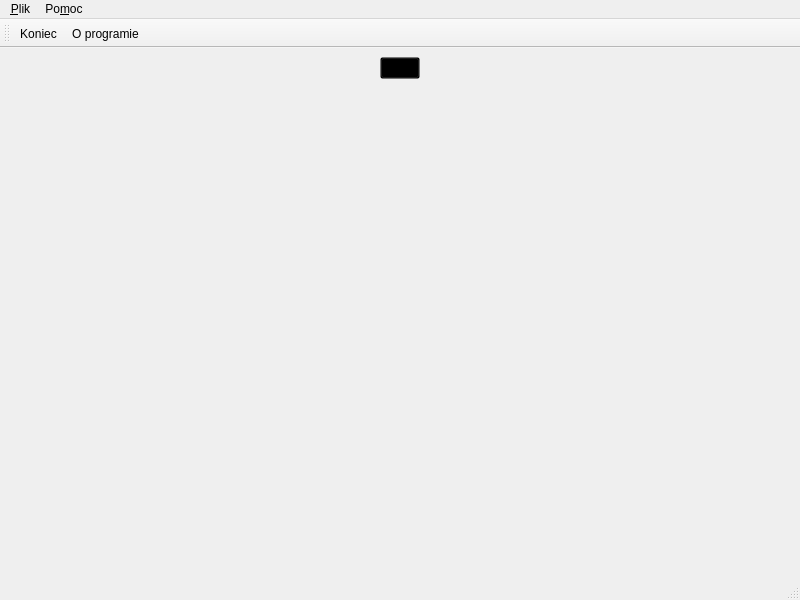
<?xml version="1.0" encoding="UTF-8"?>
<ui version="4.0">
 <class>MainWindow</class>
 <widget class="QMainWindow" name="MainWindow">
  <property name="geometry">
   <rect>
    <x>0</x>
    <y>0</y>
    <width>800</width>
    <height>600</height>
   </rect>
  </property>
  <property name="windowTitle">
   <string>MainWindow</string>
  </property>
  <widget class="QWidget" name="centralwidget">
   <layout class="QVBoxLayout" name="verticalLayout">
    <item>
     <layout class="QHBoxLayout" name="horizontalLayout">
      <item>
       <spacer name="horizontalSpacer">
        <property name="orientation">
         <enum>Qt::Horizontal</enum>
        </property>
        <property name="sizeHint" stdset="0">
         <size>
          <width>40</width>
          <height>20</height>
         </size>
        </property>
       </spacer>
      </item>
      <item>
       <widget class="QPushButton" name="przycisk">
        <property name="toolTip">
         <string>Włącz lub wyłącz animację</string>
        </property>
        <property name="styleSheet">
         <string notr="true">#przycisk {
background-color: transparent;
border-image: url(:/new/prefix1/img/media-playback-pause.png);
}
#przycisk:pressed
{
   border-image: url(:/new/prefix1/img/media-playback-start.png);
}
</string>
        </property>
        <property name="text">
         <string/>
        </property>
       </widget>
      </item>
      <item>
       <spacer name="horizontalSpacer_2">
        <property name="orientation">
         <enum>Qt::Horizontal</enum>
        </property>
        <property name="sizeHint" stdset="0">
         <size>
          <width>40</width>
          <height>20</height>
         </size>
        </property>
       </spacer>
      </item>
     </layout>
    </item>
    <item>
     <widget class="MyWidget" name="widget" native="true">
      <property name="sizePolicy">
       <sizepolicy hsizetype="Preferred" vsizetype="MinimumExpanding">
        <horstretch>0</horstretch>
        <verstretch>0</verstretch>
       </sizepolicy>
      </property>
     </widget>
    </item>
   </layout>
  </widget>
  <widget class="QMenuBar" name="menubar">
   <property name="geometry">
    <rect>
     <x>0</x>
     <y>0</y>
     <width>800</width>
     <height>17</height>
    </rect>
   </property>
   <widget class="QMenu" name="menu_Plik">
    <property name="title">
     <string>&amp;Plik</string>
    </property>
    <addaction name="action_Koniec"/>
   </widget>
   <widget class="QMenu" name="menuPo_moc">
    <property name="title">
     <string>Po&amp;moc</string>
    </property>
    <addaction name="action_O_programie"/>
   </widget>
   <addaction name="menu_Plik"/>
   <addaction name="menuPo_moc"/>
  </widget>
  <widget class="QStatusBar" name="statusbar"/>
  <widget class="QToolBar" name="toolBar">
   <property name="windowTitle">
    <string>toolBar</string>
   </property>
   <attribute name="toolBarArea">
    <enum>TopToolBarArea</enum>
   </attribute>
   <attribute name="toolBarBreak">
    <bool>false</bool>
   </attribute>
   <addaction name="action_Koniec"/>
   <addaction name="action_O_programie"/>
  </widget>
  <action name="action_Koniec">
   <property name="icon">
    <iconset theme="application-exit"/>
   </property>
   <property name="text">
    <string>&amp;Koniec</string>
   </property>
   <property name="shortcut">
    <string>Ctrl+Q</string>
   </property>
  </action>
  <action name="action_O_programie">
   <property name="icon">
    <iconset theme="help-browser"/>
   </property>
   <property name="text">
    <string>&amp;O programie</string>
   </property>
  </action>
 </widget>
 <customwidgets>
  <customwidget>
   <class>MyWidget</class>
   <extends>QWidget</extends>
   <header>my_widget.h</header>
   <container>1</container>
   <slots>
    <slot>toggle_animation()</slot>
   </slots>
  </customwidget>
 </customwidgets>
 <resources/>
 <connections>
  <connection>
   <sender>przycisk</sender>
   <signal>clicked()</signal>
   <receiver>widget</receiver>
   <slot>toggle_animation()</slot>
   <hints>
    <hint type="sourcelabel">
     <x>400</x>
     <y>52</y>
    </hint>
    <hint type="destinationlabel">
     <x>256</x>
     <y>107</y>
    </hint>
   </hints>
  </connection>
 </connections>
</ui>
